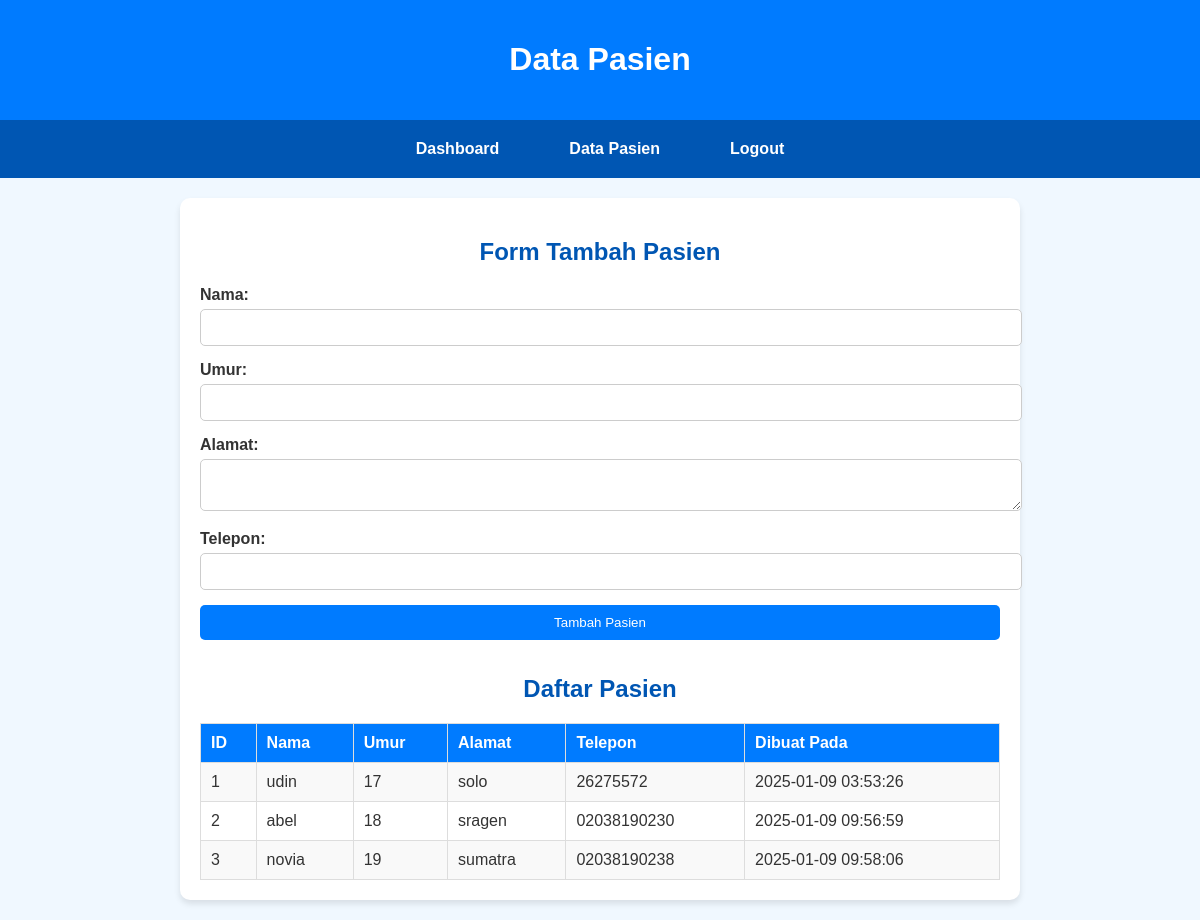
Screenshot of /patients.php (signed in) with the database file from the repository.
### tables this page shows
CREATE TABLE `patients` (
  `id` int(11) NOT NULL,
  `name` varchar(100) NOT NULL,
  `age` int(11) NOT NULL,
  `address` text DEFAULT NULL,
  `phone` varchar(15) DEFAULT NULL,
  `created_at` timestamp NOT NULL DEFAULT current_timestamp()
);

### patients.php (the view, shortened to what this page needs)
<?php
require 'db.php';
?>
<!DOCTYPE html>
<html>
<head>
</head>
<body>
<header>
    <h1>Data Pasien</h1>
</header>
<nav>
    <a href="dashboard.php">Dashboard</a>
    <a href="patients.php">Data Pasien</a>
    <a href="logout.php">Logout</a>
</nav>
<div class="container">
    <h2>Form Tambah Pasien</h2>
    <form method="POST" action="">
        <label for="name">Nama:</label>
        <input type="text" id="name" name="name" required>
        <label for="age">Umur:</label>
        <input type="number" id="age" name="age" required>
        <label for="address">Alamat:</label>
        <textarea id="address" name="address"></textarea>
        <label for="phone">Telepon:</label>
        <input type="text" id="phone" name="phone">
        <button type="submit">Tambah Pasien</button>
    </form>
    <h2>Daftar Pasien</h2>
    <?php
    $query = "SELECT * FROM patients";
    $result = $conn->query($query);
    if ($result->num_rows > 0) {
        echo "<table>";
        echo "<tr>
                <th>ID</th>
                <th>Nama</th>
                <th>Umur</th>
                <th>Alamat</th>
                <th>Telepon</th>
                <th>Dibuat Pada</th>
              </tr>";
        while ($row = $result->fetch_assoc()) {
            echo "<tr>
                    <td>" . $row['id'] . "</td>
                    <td>" . htmlspecialchars($row['name']) . "</td>
                    <td>" . $row['age'] . "</td>
                    <td>" . htmlspecialchars($row['address']) . "</td>
                    <td>" . $row['phone'] . "</td>
                    <td>" . $row['created_at'] . "</td>
                  </tr>";
        }
        echo "</table>";
    } else {
        echo "<p>Tidak ada data pasien.</p>";
    }
    ?>
</div>
</body>
</html>

### patients.php (style rules this page uses)
body { font-family: Arial, sans-serif; margin: 0; padding: 0; background-color: #f0f8ff; color: #333; }
header { background-color: #007bff; color: white; padding: 20px 0; text-align: center; }
nav { background-color: #0056b3; display: flex; justify-content: center; padding: 10px 0; }
nav a { color: white; text-decoration: none; margin: 0 15px; font-weight: bold; padding: 10px 20px; border-radius: 5px; }
.container { padding: 20px; max-width: 800px; margin: 20px auto; background-color: white; box-shadow: 0 4px 6px rgba(0, 0, 0, 0.1); border-radius: 10px; }
h2 { color: #0056b3; text-align: center; }
form { margin-bottom: 20px; }
label { display: block; margin-bottom: 5px; font-weight: bold; }
input, textarea, button { width: 100%; padding: 10px; margin-bottom: 15px; border: 1px solid #ccc; border-radius: 5px; }
button { background-color: #007bff; color: white; border: none; cursor: pointer; }
table { width: 100%; border-collapse: collapse; margin-top: 20px; }
table th, table td { border: 1px solid #ddd; padding: 10px; text-align: left; }
table th { background-color: #007bff; color: white; }
table tr:nth-child(even) { background-color: #f9f9f9; }

### rows the page displays
patients: id "1", name "udin", age "17", address "solo", phone "26275572", created_at "2025-01-09 03:53:26"
patients: id "2", name "abel", age "18", address "sragen", phone "02038190230", created_at "2025-01-09 09:56:59"
patients: id "3", name "novia", age "19", address "sumatra", phone "02038190238", created_at "2025-01-09 09:58:06"
